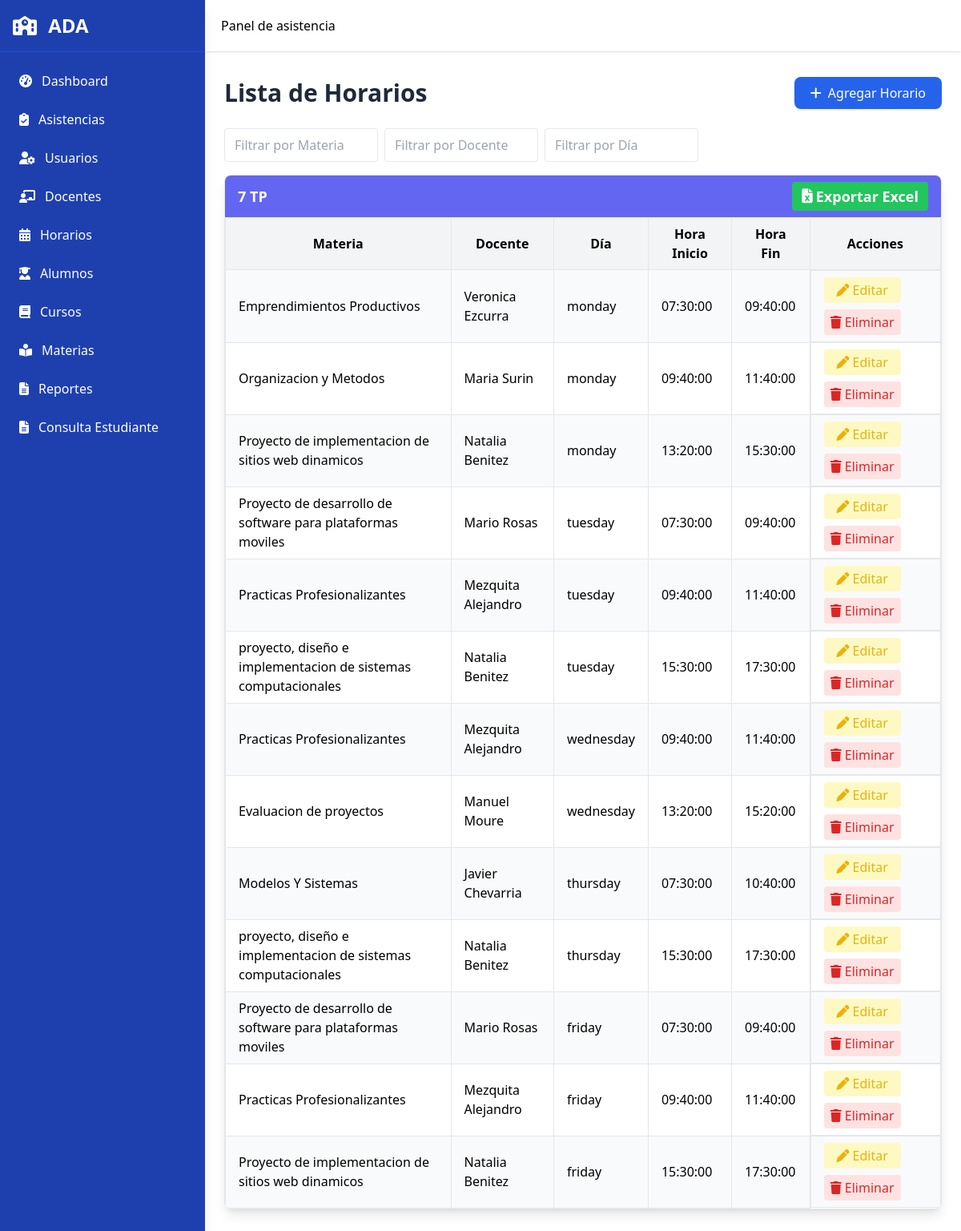
Before: /schedules.php with the older database file.
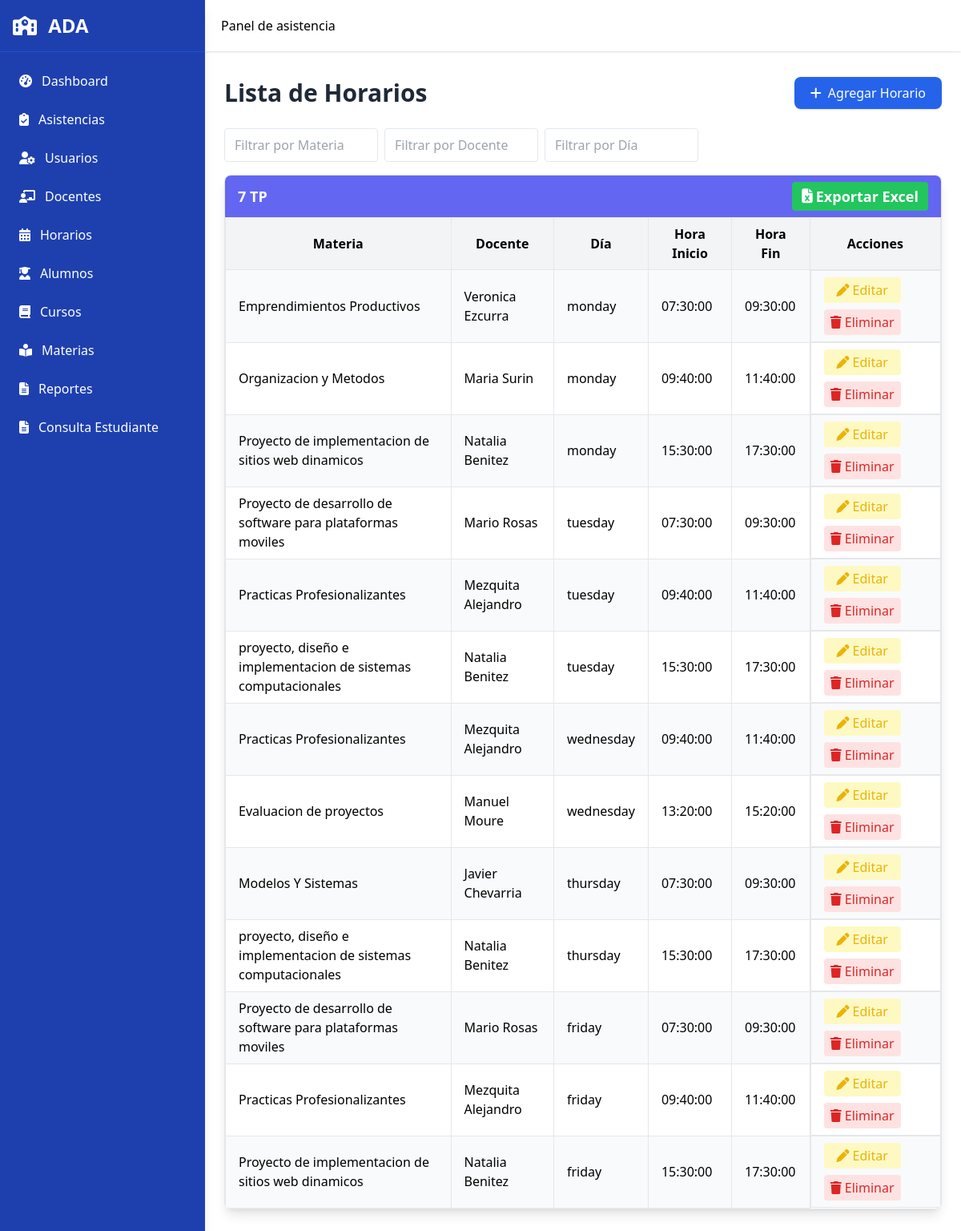
After: the same page with the newer database file.
### tables this page shows
CREATE TABLE `schedules` (
  `schedule_id` int(11) NOT NULL,
  `course_id` int(11) NOT NULL,
  `subject_id` int(11) NOT NULL,
  `teacher_id` int(11) NOT NULL,
  `weekday` enum('monday','tuesday','wednesday','thursday','friday','saturday') NOT NULL,
  `start_time` time NOT NULL,
  `end_time` time NOT NULL
);

CREATE TABLE `subjects` (
  `subject_id` int(11) NOT NULL,
  `name` varchar(100) NOT NULL,
  `description` text DEFAULT NULL,
  `course_id` int(11) DEFAULT NULL,
  `turno` enum('mañana','tarde') NOT NULL
);

CREATE TABLE `teachers` (
  `teacher_id` int(11) NOT NULL,
  `user_id` int(11) NOT NULL,
  `first_name` varchar(50) NOT NULL,
  `last_name` varchar(50) NOT NULL
);

### schedules.php (the view, shortened to what this page needs)
<?php
include 'includes/header.php';
include 'includes/sidebar.php';
include 'includes/navbar.php';
include 'includes/conn.php';
?>
<div class="flex-1 md:ml-64 transition-all duration-300">
  <br><br><br>
  <main class="pt-20 p-4 md:p-6">
    <div class="flex flex-col md:flex-row justify-between items-start md:items-center mb-6 gap-3 md:gap-0">
      <h1 class="text-3xl font-bold text-gray-800">Lista de Horarios</h1>
      <a href="javascript:void(0)" onclick="openModal('addScheduleModal')" class="inline-flex items-center bg-blue-600 text-white px-5 py-2 rounded-lg shadow hover:bg-blue-700 transition w-full md:w-auto justify-center">
        <i class="fa-solid fa-plus mr-2"></i> Agregar Horario
      </a>
    </div>
    <div class="flex flex-wrap gap-2 mb-4">
      <input type="text" id="filterSubject" placeholder="Filtrar por Materia" class="px-3 py-2 border rounded w-48">
      <input type="text" id="filterTeacher" placeholder="Filtrar por Docente" class="px-3 py-2 border rounded w-48">
      <input type="text" id="filterWeekday" placeholder="Filtrar por Día" class="px-3 py-2 border rounded w-48">
    </div>
    <?php
    try {
        $sql = "SELECT sch.schedule_id,
                       c.course_id, c.name AS course_name,
                       sub.subject_id, sub.name AS subject_name,
                       t.teacher_id, t.first_name AS teacher_first, t.last_name AS teacher_last,
                       sch.weekday, sch.start_time, sch.end_time
                FROM schedules sch
                LEFT JOIN courses c ON sch.course_id = c.course_id
                LEFT JOIN subjects sub ON sch.subject_id = sub.subject_id
                LEFT JOIN teachers t ON sch.teacher_id = t.teacher_id
                ORDER BY c.course_id, sch.weekday, sch.start_time";
        $stmt = $conn->query($sql);
        $schedules = $stmt->fetchAll();
        if ($schedules) {
            $grouped = [];
            foreach ($schedules as $sch) {
                $grouped[$sch['course_name']][] = $sch;
            }
            foreach ($grouped as $course => $courseSchedules) {
                echo "<div class='mb-6 border rounded-lg shadow-lg overflow-hidden'>";
                echo "<div class='bg-indigo-500 text-white px-4 py-2 font-bold text-lg flex justify-between items-center'>";
                echo "<span>{$course}</span>";
                echo "<a href='export_schedule.php?course_id={$courseSchedules[0]['course_id']}'
                        class='bg-green-500 hover:bg-green-700 text-white px-3 py-1 rounded flex items-center'>
                        <i class='fa-solid fa-file-excel mr-1'></i> Exportar Excel
                      </a>";
                echo "</div>";
                echo "<div class='overflow-x-auto'>";
                echo "<table class='min-w-full border-collapse' id='schedulesTable'>";
                echo "<thead class='bg-gray-100'>
                        <tr>
                          <th class='px-4 py-2 border'>Materia</th>
                          <th class='px-4 py-2 border'>Docente</th>
                          <th class='px-4 py-2 border'>Día</th>
                          <th class='px-4 py-2 border'>Hora Inicio</th>
                          <th class='px-4 py-2 border'>Hora Fin</th>
                          <th class='px-4 py-2 border'>Acciones</th>
                        </tr>
                      </thead>";
                echo "<tbody>";
                foreach ($courseSchedules as $i => $sch) {
                    $rowClass = $i % 2 === 0 ? 'bg-gray-50' : 'bg-white';
                    echo "<tr class='hover:bg-gray-100 {$rowClass}'>";
                    echo "<td class='px-4 py-2 border'>{$sch['subject_name']}</td>";
                    echo "<td class='px-4 py-2 border'>{$sch['teacher_first']} {$sch['teacher_last']}</td>";
                    echo "<td class='px-4 py-2 border'>{$sch['weekday']}</td>";
                    echo "<td class='px-4 py-2 border'>{$sch['start_time']}</td>";
                    echo "<td class='px-4 py-2 border'>{$sch['end_time']}</td>";
                    echo "<td class='px-4 py-2 border flex flex-wrap gap-2'>
                            <a href='javascript:void(0)'
                               onclick='openEditModalSchedule(".json_encode($sch).")'
                               class='text-yellow-500 hover:text-yellow-700 bg-yellow-100 px-3 py-1 rounded flex items-center justify-center w-24'>
                               <i class='fa-solid fa-pen mr-1'></i>Editar
                            </a>
                            <a href='schedules_back/delete_schedule.php?id={$sch['schedule_id']}'
                               class='text-red-600 hover:text-red-800 bg-red-100 px-3 py-1 rounded flex items-center justify-center w-24'
                               onclick=\"return confirm('¿Estás seguro de eliminar este horario?')\">
                               <i class='fa-solid fa-trash mr-1'></i>Eliminar
                            </a>
                          </td>";
                    echo "</tr>";
                }
                echo "</tbody></table></div></div>";
            }
        } else {
            echo "<p class='text-center text-gray-500'>No hay horarios registrados</p>";
        }
    } catch (PDOException $e) {
        echo "<p class='text-center text-red-600'>Error: {$e->getMessage()}</p>";
    }
    ?>
  </main>
</div>

### includes/header.php (shortened to what this page needs)
<!DOCTYPE html>
<html lang="es">
<head>
  <script src="https://cdn.tailwindcss.com" defer></script>
  <link rel="stylesheet" href="https://cdn.jsdelivr.net/npm/swiper@11/swiper-bundle.min.css"/>
  <link rel="stylesheet" href="https://cdnjs.cloudflare.com/ajax/libs/font-awesome/6.5.2/css/all.min.css"/>
</head>
<body class="flex">

### includes/sidebar.php (shortened to what this page needs)
<aside id="sidebar" class="fixed top-0 left-0 h-screen w-64 bg-blue-800 text-white shadow-lg flex flex-col transform -translate-x-full md:translate-x-0 transition-transform duration-300 ease-in-out z-50">
  <div class="p-4 text-2xl font-bold border-b border-blue-700 flex justify-between items-center">
    <span><i class="fas fa-school mr-2"></i> ADA</span>
  </div>
  <nav class="flex-1 p-4 overflow-y-auto">
    <ul class="space-y-2">
      <li>
        <a href="index.php" class="flex items-center p-2 rounded hover:bg-blue-700">
          <i class="fas fa-tachometer-alt mr-3"></i> Dashboard
        </a>
      </li>
      <li>
        <a href="attendance.php" class="flex items-center p-2 rounded hover:bg-blue-700">
          <i class="fas fa-clipboard-check mr-3"></i> Asistencias
        </a>
      </li>
      <li>
        <a href="users.php" class="flex items-center p-2 rounded hover:bg-blue-700">
          <i class="fas fa-user-cog mr-3"></i> Usuarios
        </a>
      </li>
      <li>
        <a href="teachers.php" class="flex items-center p-2 rounded hover:bg-blue-700">
          <i class="fas fa-chalkboard-teacher mr-3"></i> Docentes
        </a>
      </li>
      <li>
        <a href="schedules.php" class="flex items-center p-2 rounded hover:bg-blue-700">
          <i class="fas fa-calendar-alt mr-3"></i> Horarios
        </a>
      </li>
      <li>
        <a href="students.php" class="flex items-center p-2 rounded hover:bg-blue-700">
          <i class="fas fa-user-graduate mr-3"></i> Alumnos
        </a>
      </li>
      <li>
        <a href="courses.php" class="flex items-center p-2 rounded hover:bg-blue-700">
          <i class="fas fa-book mr-3"></i> Cursos
        </a>
      </li>
      <li>
        <a href="subjects.php" class="flex items-center p-2 rounded hover:bg-blue-700">
          <i class="fas fa-book-reader mr-3"></i> Materias
        </a>
      </li>
      <li>
        <a href="attendance_report.php" class="flex items-center p-2 rounded hover:bg-blue-700">
          <i class="fas fa-file-alt mr-3"></i> Reportes
        </a>
      </li>
      <li>
        <a href="student_attendance.php" class="flex items-center p-2 rounded hover:bg-blue-700">
          <i class="fas fa-file-alt mr-3"></i> Consulta Estudiante
        </a>
      </li>
    </ul>
  </nav>
</aside>

### includes/navbar.php (shortened to what this page needs)
<header class="fixed top-0 left-0 md:left-64 right-0 bg-white shadow flex justify-between items-center p-5 z-30 transition-all duration-300">
  <div class="flex items-center space-x-4">
    <div class="flex items-center space-x-2">
      <span class="font-medium">Panel de asistencia</span>
    </div>
  </div>
</header>

Changed rows visible on the page:
changed schedules "Emprendimientos Productivos": end_time "09:40:00" → "09:30:00"
changed schedules (number 3 of 13 on the later page): start_time "13:20:00" → "15:30:00"; end_time "15:30:00" → "17:30:00"
changed schedules (number 4 of 13 on the later page): end_time "09:40:00" → "09:30:00"
changed schedules "Modelos Y Sistemas": end_time "10:40:00" → "09:30:00"
changed schedules (number 11 of 13 on the later page): end_time "09:40:00" → "09:30:00"
